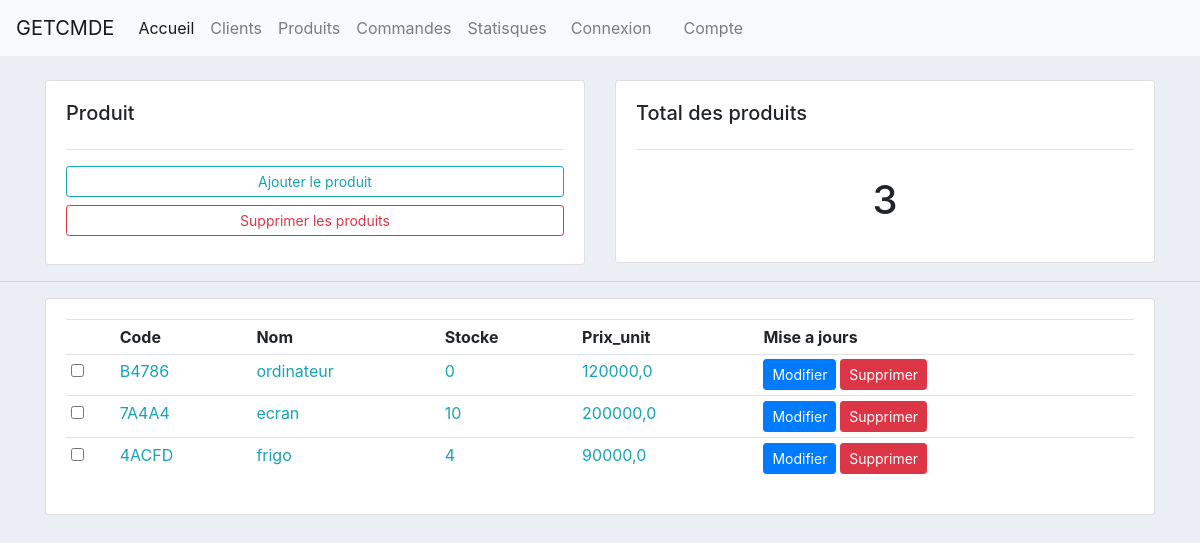
Page /list_produit on the committed database.
### app_produit/models.py (models this page shows, shortened)
class Produit(models.Model):
    code = models.CharField(max_length=100, blank=True)
    nom = models.CharField(max_length=100)
    stock = models.IntegerField(default=0)
    prix = models.FloatField()
    tag = models.ManyToManyField(Tag)

### app_produit/views.py (the view)
# urls.py: path('list_produit',views.list_produit,name='list-produit'),
def list_produit(request):
    produit = Produit.objects.all()
    produit_total = produit.count()
    context = {
        'produit':produit,
        'produit_total':produit_total
    }
    return render(request,'app_produit/list_produit.html',context)

### templates/app_produit/list_produit.html (shortened to what this page needs)
{% extends 'main/base.html' %}
{% load static %}
{% block content %}
<br>
<div class="container">
    <div class="row">
        <div class="col-md">
            <div class="card card-body">
                <h5>Produit</h5>
                <hr>
                <a href="{% url 'ajout-produit' %}" class="btn btn-outline-info btn-sm btn-block">Ajouter le produit</a>
                <a href="" class="btn btn-outline-danger btn-sm btn-block mb-2">Supprimer les produits</a>
            </div>
        </div>
        <div class="col-md">
            <div class="card card-body">
                <h5>Total des produits</h5>
                <hr>
                <h1 class="text-center" style="padding: 10px;">{{produit_total}}</h1>
            </div>
        </div>
    </div>
</div>
<hr>
<div class="container">
    <div class="card card-body">
        <table class="table table-sm">
            <tr>
                <th></th>
                <th>Code</th>
                <th>Nom</th>
                <th>Stocke</th>
                <th>Prix_unit</th>
                <th>Mise a jours</th>
            </tr>
            {% for pr in produit %}
            <tr>
                <td><input type="checkbox"></td>
                <td class="text-info">{{pr.code}}</td>
                <td class="text-info">{{pr.nom}}</td>
                <td class="text-info">{{pr.stock}}</td>
                <td class="text-info">{{pr.prix}}</td>
                <th><a href="{% url 'modifier-produit' pr.id %}" class="btn btn-primary btn-sm">Modifier</a> <a href="{% url 'supprimer-produit' pr.id %}" class="btn btn-danger btn-sm">Supprimer</a></th>
            </tr>
            {% endfor %}
        </table>
    </div>
</div>
{% endblock %}

### static/css/styles.css (style rules this page uses)
body { background-color: #ebeff5; }

### templates/main/base.html (style rules this page uses)
body { background-color: #ebeff5; }

### rows in the picture
Produit: code "B4786", nom "ordinateur", stock "0", prix "120000,0"
Produit: code "7A4A4", nom "ecran", stock "10", prix "200000,0"
Produit: code "4ACFD", nom "frigo", stock "4", prix "90000,0"

### other values in the picture
{{ produit_total }} "3"
